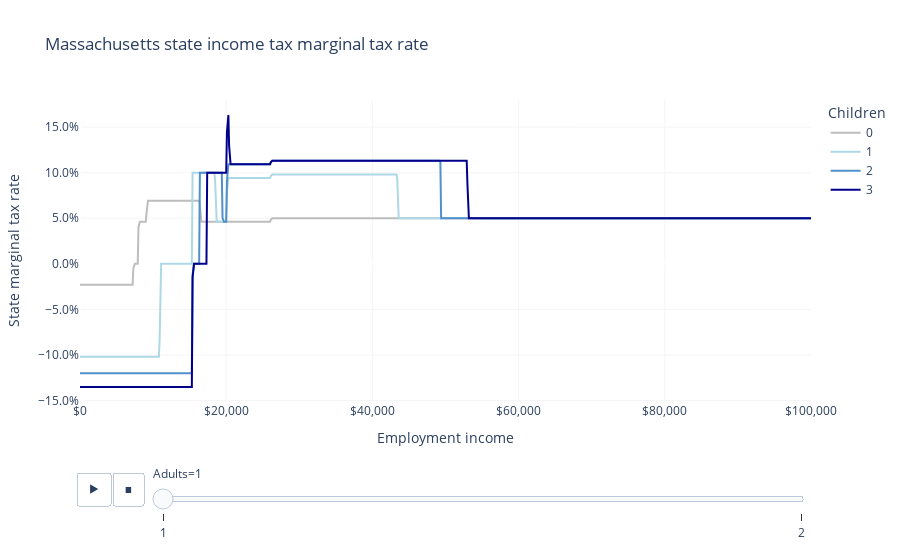

Notebook cell for this chart:
### Markdown cell above
Core marginal tax rates span from zero to five percent, but when including the EITC, they range from -13.5% to 12.3%, depending on income and household structure.

### Code cell
fig = px.line(
    df,
    "employment_income",
    "mtr",
    color="children",
    animation_frame="adults",
    labels=LABELS,
    title="Massachusetts state income tax marginal tax rate",
    color_discrete_map=COLOR_MAP,
)
fig.update_layout(
    xaxis_tickformat="$,",
    yaxis_tickformat=".1%",
    plot_bgcolor="white",
    xaxis_gridcolor=LIGHT_GRAY,
    yaxis_gridcolor=LIGHT_GRAY,
)
fig.show()

### Figure 1 — Plotly figure (JSON) as saved in the notebook; plotly's stock layout.template omitted (floating-point values rounded to 4 significant figures; data arrays with more than 128 entries replaced by an {"elided": "..."} marker saying what was removed)
{"data": [{"hovertemplate": "Children=0<br>Adults=1<br>Employment income=%{x}<br>State marginal tax rate=%{y}<extra></extra>", "legendgroup": "0", "line": {"color": "#BDBDBD", "dash": "solid"}, "marker": {"symbol": "circle"}, "mode": "lines", "name": "0", "orientation": "v", "showlegend": true, "type": "scatter", "x": {"elided": "1001 int values"}, "xaxis": "x", "y": {"elided": "1001 float values"}, "yaxis": "y"}, {"hovertemplate": "Children=1<br>Adults=1<br>Employment income=%{x}<br>State marginal tax rate=%{y}<extra></extra>", "legendgroup": "1", "line": {"color": "lightblue", "dash": "solid"}, "marker": {"symbol": "circle"}, "mode": "lines", "name": "1", "orientation": "v", "showlegend": true, "type": "scatter", "x": {"elided": "1001 int values"}, "xaxis": "x", "y": {"elided": "1001 float values"}, "yaxis": "y"}, {"hovertemplate": "Children=2<br>Adults=1<br>Employment income=%{x}<br>State marginal tax rate=%{y}<extra></extra>", "legendgroup": "2", "line": {"color": "#5091cc", "dash": "solid"}, "marker": {"symbol": "circle"}, "mode": "lines", "name": "2", "orientation": "v", "showlegend": true, "type": "scatter", "x": {"elided": "1001 int values"}, "xaxis": "x", "y": {"elided": "1001 float values"}, "yaxis": "y"}, {"hovertemplate": "Children=3<br>Adults=1<br>Employment income=%{x}<br>State marginal tax rate=%{y}<extra></extra>", "legendgroup": "3", "line": {"color": "darkblue", "dash": "solid"}, "marker": {"symbol": "circle"}, "mode": "lines", "name": "3", "orientation": "v", "showlegend": true, "type": "scatter", "x": {"elided": "1001 int values"}, "xaxis": "x", "y": {"elided": "1001 float values"}, "yaxis": "y"}], "layout": {"legend": {"title": {"text": "Children"}, "tracegroupgap": 0}, "plot_bgcolor": "white", "sliders": [{"active": 0, "currentvalue": {"prefix": "Adults="}, "len": 0.9, "pad": {"b": 10, "t": 60}, "steps": [{"args": [["1"], {"frame": {"duration": 0, "redraw": false}, "fromcurrent": true, "mode": "immediate", "transition": {"duration": 0, "easing": "linear"}}], "label": "1", "method": "animate"}, {"args": [["2"], {"frame": {"duration": 0, "redraw": false}, "fromcurrent": true, "mode": "immediate", "transition": {"duration": 0, "easing": "linear"}}], "label": "2", "method": "animate"}], "x": 0.1, "xanchor": "left", "y": 0, "yanchor": "top"}], "title": {"text": "Massachusetts state income tax marginal tax rate"}, "updatemenus": [{"buttons": [{"args": [null, {"frame": {"duration": 500, "redraw": false}, "fromcurrent": true, "mode": "immediate", "transition": {"duration": 500, "easing": "linear"}}], "label": "&#9654;", "method": "animate"}, {"args": [[null], {"frame": {"duration": 0, "redraw": false}, "fromcurrent": true, "mode": "immediate", "transition": {"duration": 0, "easing": "linear"}}], "label": "&#9724;", "method": "animate"}], "direction": "left", "pad": {"r": 10, "t": 70}, "showactive": false, "type": "buttons", "x": 0.1, "xanchor": "right", "y": 0, "yanchor": "top"}], "xaxis": {"anchor": "y", "domain": [0, 1], "gridcolor": "#F5F5F5", "tickformat": "$,", "title": {"text": "Employment income"}}, "yaxis": {"anchor": "x", "domain": [0, 1], "gridcolor": "#F5F5F5", "tickformat": ".1%", "title": {"text": "State marginal tax rate"}}}}
